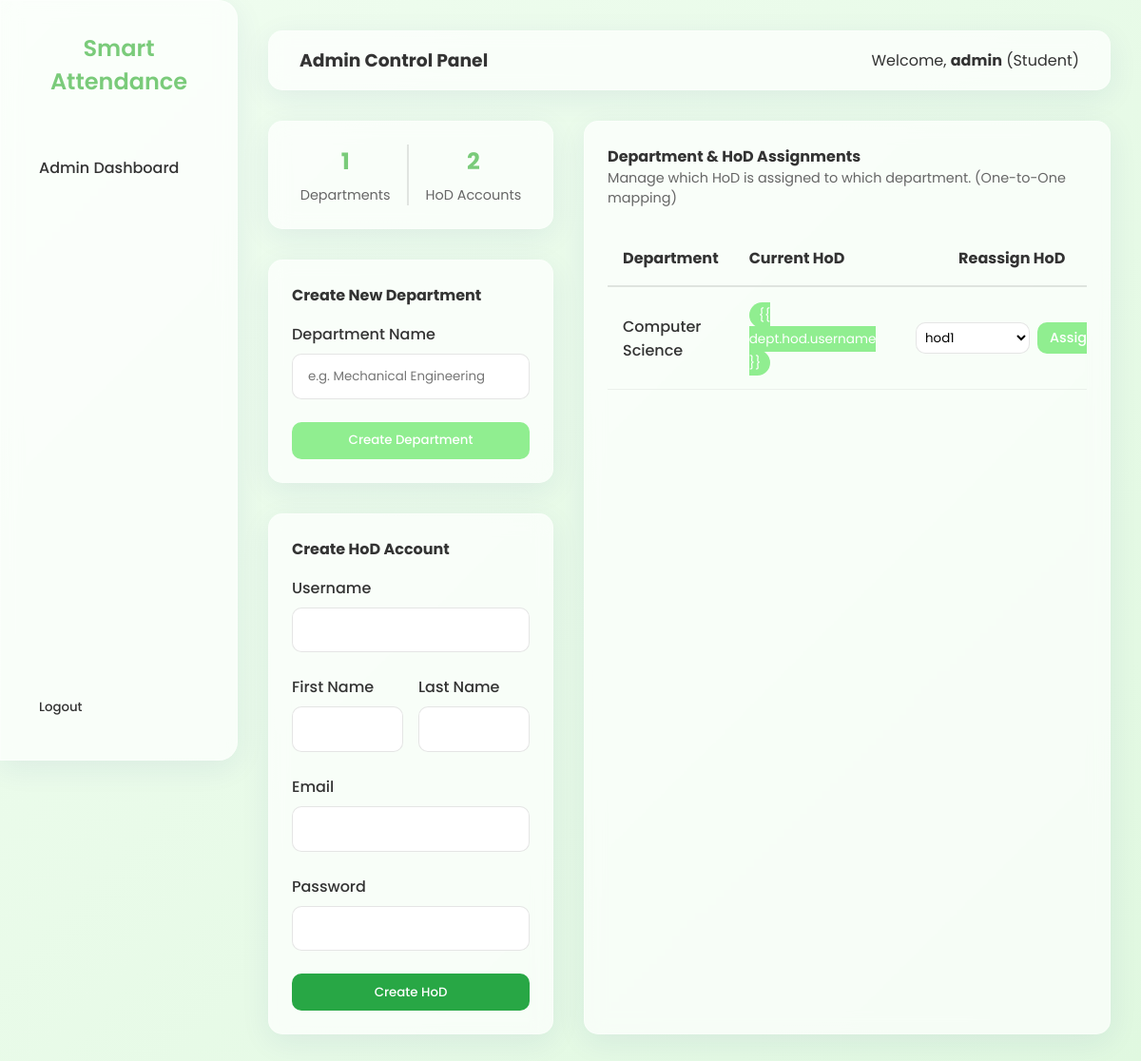
The app's page /admin-dashboard/ (signed in), older data.
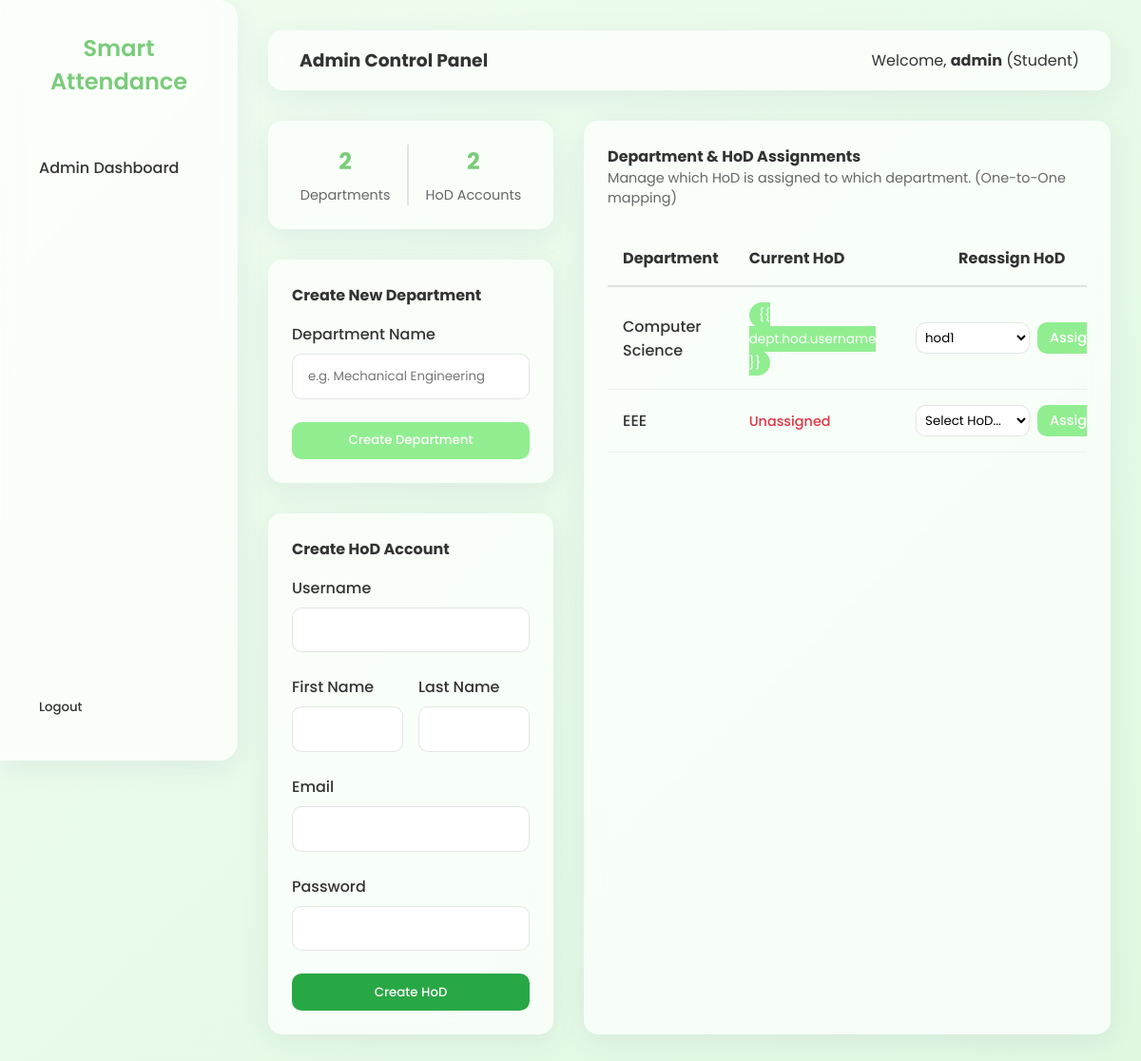
The same page, newer data.
### core/models.py (models this page shows, shortened)
class Department(models.Model):
    name = models.CharField(max_length=100, unique=True)
    hod = models.OneToOneField(
        settings.AUTH_USER_MODEL,
        on_delete=models.CASCADE,
        limit_choices_to={'role': 'HOD'},
        null=True,
        blank=True
    )

### accounts/models.py (models this page shows, shortened)
class User(AbstractUser):
    ROLE_CHOICES = (
        ('ADMIN', 'Admin'),
        ('HOD', 'HoD'),
        ('STAFF', 'Staff'),
        ('STUDENT', 'Student'),
    )
    role = models.CharField(max_length=10, choices=ROLE_CHOICES, default='STUDENT')
    def is_admin(self):
        return self.role == 'ADMIN' or self.is_superuser

### dashboard/views.py (the view)
# urls.py: path('admin-dashboard/', views.admin_dashboard, name='admin_dashboard'),
@login_required
@admin_required()
def admin_dashboard(request):
    departments = Department.objects.all()
    hods = User.objects.filter(role='HOD')
    total_departments = departments.count()
    total_hods = hods.count()
    context = {
        'departments': departments,
        'hods': hods,
        'total_departments': total_departments,
        'total_hods': total_hods
    }
    return render(request, 'dashboard/admin_dashboard.html', context)

### templates/dashboard/admin_dashboard.html (shortened to what the changed rows need)
{% extends 'base.html' %}
{% block content %}
<div class="row" style="display: flex; gap: 2rem; flex-wrap: wrap;">
    <div style="flex: 1; min-width: 300px; display: flex; flex-direction: column; gap: 2rem;">
        <div class="glass-card"
            style="padding: 1.5rem; border-radius: 15px; display: flex; justify-content: space-around; text-align: center;">
            <div>
                <h2 style="color: var(--primary-dark); margin-bottom: 0.5rem;">{{ total_departments }}</h2>
                <p style="color: #666; font-size: 0.9rem;">Departments</p>
            </div>
            <div>
                <h2 style="color: var(--primary-dark); margin-bottom: 0.5rem;">{{ total_hods }}</h2>
            </div>
        </div>
    </div>
    <div class="glass-card" style="flex: 2; min-width: 400px; border-radius: 15px; padding: 1.5rem;">
        <div style="overflow-x: auto;">
            <table style="width: 100%; border-collapse: collapse; text-align: left;">
                <thead>
                    <tr style="border-bottom: 2px solid rgba(0,0,0,0.1);">
                        <th style="padding: 1rem;">Department</th>
                        <th style="padding: 1rem;">Current HoD</th>
                        <th style="padding: 1rem; text-align: center;">Reassign HoD</th>
                    </tr>
                </thead>
                <tbody>
                    {% for dept in departments %}
                    <tr class="table-row">
                        <td style="padding: 1rem; font-weight: 500;">
                            {{ dept.name }}
                        </td>
                        <td style="padding: 1rem;">
                            {% if dept.hod %}
                            <span
                                style="background: var(--primary-color); color: white; padding: 4px 10px; border-radius: 20px; font-size: 0.85rem;">{{
                                dept.hod.username }}</span>
                            {% else %}
                            <span style="color: #dc3545; font-weight: 500; font-size: 0.9rem;">Unassigned</span>
                            {% endif %}
                        </td>
                        <td style="padding: 1rem; text-align: center;">
                            <form method="post" action="{% url 'assign_hod' %}"
                                style="display: flex; gap: 0.5rem; justify-content: center;">
                                <select name="hod_id" class="form-control"
                                    style="width: auto; min-width: 120px; padding: 0.3rem;" required>
                                    <option value="" disabled selected>Select HoD...</option>
                                    {% for h in hods %}
                                    <option value="{{ h.id }}" {% if dept.hod and dept.hod.id == h.id %}selected{% endif %}>{{ h.username }}</option>
                                    {% endfor %}
                                </select>
                                <button type="submit" class="btn"
                                    style="padding: 0.3rem 0.8rem; font-size: 0.9rem;">Assign</button>
                            </form>
                        </td>
                    </tr>
                    {% empty %}
                    <tr>
                        <td colspan="3" style="padding: 2rem; text-align: center; color: #666;">No departments created
                            yet.</td>
                    </tr>
                    {% endfor %}
                </tbody>
            </table>
        </div>
    </div>
</div>
{% endblock %}

Row changes from the older to the newer data that the page shows:
added Department: name "EEE", shows "Unassigned"
Text that changed along with them:
{{ total_departments }}: "1" → "2"
